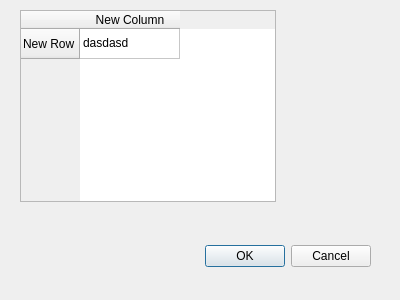
<?xml version="1.0" encoding="UTF-8"?>
<ui version="4.0">
 <class>Dialog</class>
 <widget class="QDialog" name="Dialog">
  <property name="geometry">
   <rect>
    <x>0</x>
    <y>0</y>
    <width>400</width>
    <height>300</height>
   </rect>
  </property>
  <property name="windowTitle">
   <string>Dialog</string>
  </property>
  <widget class="QDialogButtonBox" name="buttonBox">
   <property name="geometry">
    <rect>
     <x>30</x>
     <y>240</y>
     <width>341</width>
     <height>32</height>
    </rect>
   </property>
   <property name="orientation">
    <enum>Qt::Horizontal</enum>
   </property>
   <property name="standardButtons">
    <set>QDialogButtonBox::Cancel|QDialogButtonBox::Ok</set>
   </property>
  </widget>
  <widget class="QTableWidget" name="tableWidget">
   <property name="geometry">
    <rect>
     <x>20</x>
     <y>10</y>
     <width>256</width>
     <height>192</height>
    </rect>
   </property>
   <row>
    <property name="text">
     <string>New Row</string>
    </property>
   </row>
   <column>
    <property name="text">
     <string>New Column</string>
    </property>
   </column>
   <item row="0" column="0">
    <property name="text">
     <string>dasdasd</string>
    </property>
   </item>
  </widget>
 </widget>
 <resources/>
 <connections>
  <connection>
   <sender>buttonBox</sender>
   <signal>accepted()</signal>
   <receiver>Dialog</receiver>
   <slot>accept()</slot>
   <hints>
    <hint type="sourcelabel">
     <x>248</x>
     <y>254</y>
    </hint>
    <hint type="destinationlabel">
     <x>157</x>
     <y>274</y>
    </hint>
   </hints>
  </connection>
  <connection>
   <sender>buttonBox</sender>
   <signal>rejected()</signal>
   <receiver>Dialog</receiver>
   <slot>reject()</slot>
   <hints>
    <hint type="sourcelabel">
     <x>316</x>
     <y>260</y>
    </hint>
    <hint type="destinationlabel">
     <x>286</x>
     <y>274</y>
    </hint>
   </hints>
  </connection>
 </connections>
</ui>
